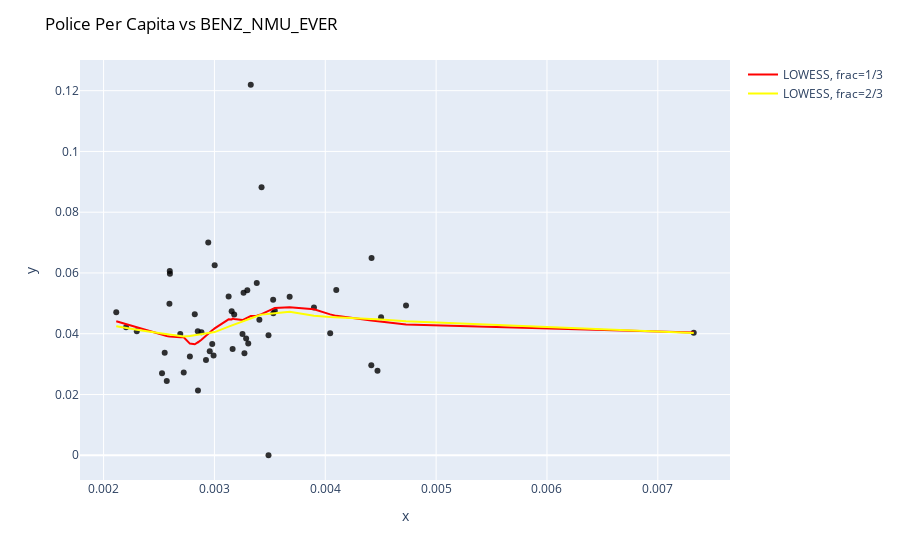

The notebook cell this image was saved under:
### Code cell
endog = final_data["BENZ_NMU_EVER"].values
endog
exogvals = X1["police_per_capita"]
exog = exogvals.values
# x values 
#X1
#X2
# y values
#final_data["OP_NMU_EVER"]
#final_data["BENZ_NMU_EVER"]
#final_data["STIM_NMU_EVER"]
#final_data["GABA_NMU_EVER"]
#final_data["ILL_USE"]
new_y = lowess(endog, exog, frac=1./3)
new_y2 = lowess(endog, exog, frac=2/3)
new_y3 = lowess(endog, exog, frac=1/5)


fig = px.scatter(df, x=exog, y=endog, 
                 opacity=0.8, color_discrete_sequence=['black'])

fig.update_layout(title=dict(text="Police Per Capita vs BENZ_NMU_EVER ", 
                             font=dict(color='black')))
# Add the prediction line
fig.add_traces(go.Scatter(x=new_y[:,0], y=new_y[:,1], name='LOWESS, frac=1/3', line=dict(color='red')))
fig.add_traces(go.Scatter(x=new_y2[:,0], y=new_y2[:,1], name='LOWESS, frac=2/3', line=dict(color='yellow')))
#fig.add_traces(go.Scatter(x=new_y3[:,0], y=new_y3[:,1], name='LOWESS, frac=1/5', line=dict(color='blue')))
